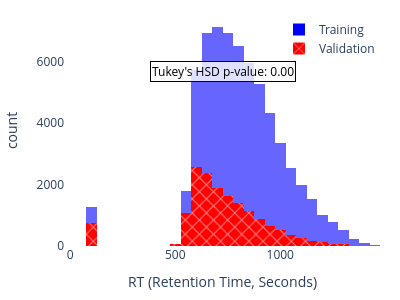

Notebook cell for this chart:
### Code cell
scaffold_sets = dataset_clean['scaffold'].value_counts()
train_scaffolds,valid_scaffolds = [],[]
train_cnt = 0
train_cutoff = int(0.8*len(dataset_clean))
for scaffold, count in scaffold_sets.items():
    if train_cnt + count > train_cutoff:
        valid_scaffolds.append(scaffold)
    else:
        train_scaffolds.append(scaffold)
        train_cnt += count
train_set_scaffold = dataset_clean[dataset_clean['scaffold'].isin(train_scaffolds)].copy()
valid_set_scaffold = dataset_clean[dataset_clean['scaffold'].isin(valid_scaffolds)].copy()
print(f"Training set size (scaffold split): {len(train_set_scaffold)}")
print(f"Validation set size (scaffold split): {len(valid_set_scaffold)}")

# Create an overlapped histogram for RT values in training and validation sets
fig = px.histogram(
    train_set_scaffold, x='rt', nbins=50, opacity=0.6, 
    #title='Overlapped RT Distribution: Training vs Validation (Time-Based Split)',
    labels={'rt': 'RT (Retention Time, Seconds)'},
    color_discrete_sequence=['blue'],
    marginal=None
)

# Add validation set to the same figure
# Set legend name and pattern for training
fig.data[0].name = 'Training'
fig.data[0].showlegend = True
fig.data[0].marker.pattern.shape = ""   # solid fill

# Validation histogram
valid_hist = px.histogram(
    valid_set_scaffold,
    x='rt',
    nbins=50,
    opacity=1,
    color_discrete_sequence=['red']
).data[0]

# Set legend name and pattern for validation
valid_hist.name = 'Validation'
valid_hist.showlegend = True
valid_hist.marker.pattern.shape = "x"   # striped fill

# Add validation trace
fig.add_trace(valid_hist)

# Update layout
fig.update_layout(
    barmode='overlay',
    plot_bgcolor='white',#'rgba(229, 236, 246,1)',
    paper_bgcolor='white',#'rgba(229, 236, 246,1)',
    width=400,
    height=300,
    margin=dict(l=20, r=20, t=15, b=15),
    legend=dict(
        #title=dict(text='Dataset',font=dict(size=10,color='black')),
        itemsizing='constant',
        yanchor='top',
        y=1,
        xanchor='right',
        x=1
    )
)

# Combine training and validation sets for Tukey's HSD test
data_combined = train_set_scaffold[['rt']].copy()
data_combined['set'] = 'Training'
validation_data = valid_set_scaffold[['rt']].copy()
validation_data['set'] = 'Validation'
data_combined = pd.concat([data_combined, validation_data])

# Perform Tukey's HSD test
tukey_result = pairwise_tukeyhsd(endog=data_combined['rt'], groups=data_combined['set'], alpha=0.05)
print(tukey_result)

# Annotate the plot with Tukey's HSD results
fig.add_annotation(
    text=f"Tukey's HSD p-value: {tukey_result.pvalues[0]:.2f}",
    xref="paper", yref="paper",
    x=0.5, y=0.8, showarrow=False,
    font=dict(size=12, color="black"),
    align="center",
    bgcolor="rgba(255, 255, 255, 0.8)",
    bordercolor="black",
    borderwidth=1
)

fig.show()
fig.write_image("reproduce_image/Figure-2.2-Scaffold.svg", scale=2)

### Figure 1 — Plotly figure (JSON) as saved in the notebook; plotly's stock layout.template omitted (floating-point values rounded to 4 significant figures; data arrays with more than 128 entries replaced by an {"elided": "..."} marker saying what was removed)
{"data": [{"bingroup": "x", "hovertemplate": "RT (Retention Time, Seconds)=%{x}<br>count=%{y}<extra></extra>", "legendgroup": "", "marker": {"color": "blue", "opacity": 0.6, "pattern": {"shape": ""}}, "name": "Training", "nbinsx": 50, "orientation": "v", "showlegend": true, "type": "histogram", "x": {"elided": "64030 float values"}, "xaxis": "x", "yaxis": "y"}, {"bingroup": "x", "hovertemplate": "rt=%{x}<br>count=%{y}<extra></extra>", "legendgroup": "", "marker": {"color": "red", "opacity": 1, "pattern": {"shape": "x"}}, "name": "Validation", "nbinsx": 50, "orientation": "v", "showlegend": true, "type": "histogram", "x": {"elided": "15975 float values"}, "xaxis": "x", "yaxis": "y"}], "layout": {"annotations": [{"align": "center", "bgcolor": "rgba(255, 255, 255, 0.8)", "bordercolor": "black", "borderwidth": 1, "font": {"color": "black", "size": 12}, "showarrow": false, "text": "Tukey's HSD p-value: 0.00", "x": 0.5, "xref": "paper", "y": 0.8, "yref": "paper"}], "barmode": "overlay", "height": 300, "legend": {"itemsizing": "constant", "tracegroupgap": 0, "x": 1, "xanchor": "right", "y": 1, "yanchor": "top"}, "margin": {"b": 15, "l": 20, "r": 20, "t": 15}, "paper_bgcolor": "white", "plot_bgcolor": "white", "width": 400, "xaxis": {"anchor": "y", "domain": [0, 1], "title": {"text": "RT (Retention Time, Seconds)"}}, "yaxis": {"anchor": "x", "domain": [0, 1], "title": {"text": "count"}}}}
